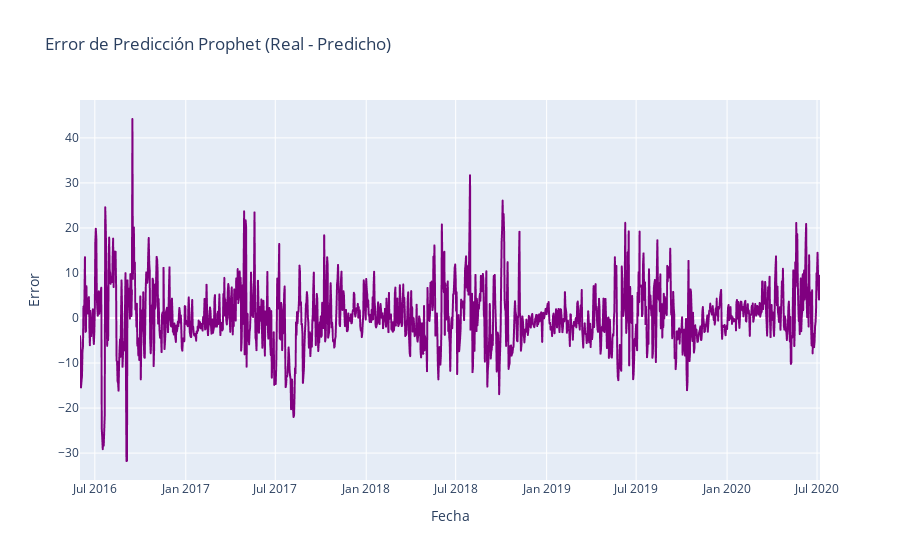

Write notebook code for a chart like this one.
### Code cell
# 5. Graficar errores:
df_all = pd.concat([train_prophet, test_prophet], axis=0).reset_index(drop=True)
df_all['yhat'] = forecast['yhat']
df_all['error'] = df_all['y'] - df_all['yhat']

fig_error = px.line(df_all, x='ds', y='error', title='Error de Predicción Prophet (Real - Predicho)', labels={'ds': 'Fecha', 'error': 'Error'})
fig_error.update_traces(line_color='purple')
fig_error.show()

### Figure 1 — Plotly figure (JSON) as saved in the notebook; plotly's stock layout.template omitted (floating-point values rounded to 4 significant figures; data arrays with more than 128 entries replaced by an {"elided": "..."} marker saying what was removed)
{"data": [{"hovertemplate": "Fecha=%{x}<br>Error=%{y}<extra></extra>", "legendgroup": "", "line": {"color": "purple", "dash": "solid"}, "marker": {"symbol": "circle"}, "mode": "lines", "name": "", "showlegend": false, "type": "scattergl", "x": {"elided": "1498 str values"}, "xaxis": "x", "y": {"elided": "1498 float values"}, "yaxis": "y"}], "layout": {"legend": {"tracegroupgap": 0}, "title": {"text": "Error de Predicción Prophet (Real - Predicho)"}, "xaxis": {"anchor": "y", "domain": [0, 1], "title": {"text": "Fecha"}}, "yaxis": {"anchor": "x", "domain": [0, 1], "title": {"text": "Error"}}}}
